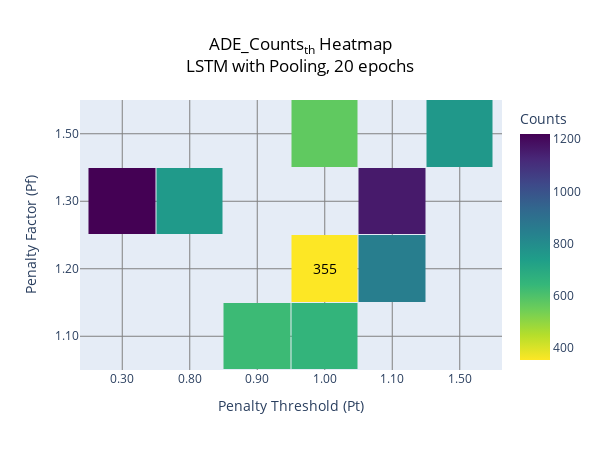

Notebook cell for this chart:
### Code cell
runs = [
    [0.8, 1.3, 752],
    [0.3, 1.3, 1220],
    [1,   1.2, 355],
    [1,   1.5, 570],
    [0.9, 1.1, 631],
    [1.1, 1.3, 1159],
    # 1.2 1.3
    [1.5, 1.5, 760],  
    [1.1, 1.2, 850],
    [1, 1.1, 654]
    ]
PT = [r[0] for r in runs]
PF = [r[1] for r in runs]
ADE = [r[2] for r in runs]
df = pd.DataFrame({'PT': PT, 'PF': PF, 'ADE': ADE})
# Use categorical axes: get all unique values as strings
all_PT = [f"{v:.2f}" for v in sorted(df['PT'].unique())]
all_PF = [f"{v:.2f}" for v in sorted(df['PF'].unique())]
# Create a grid with NaN
z = np.full((len(all_PF), len(all_PT)), np.nan)
for _, row in df.iterrows():
    i = all_PF.index(f"{row['PF']:.2f}")
    j = all_PT.index(f"{row['PT']:.2f}")
    z[i, j] = row['ADE']
fig = go.Figure(data=go.Heatmap(
    x=all_PT, y=all_PF, z=z,
    colorscale='Viridis_r',
    colorbar=dict(title='Counts'), showscale=True, xgap=1, ygap=1
))
fig.add_annotation(x=3, y=1, text=f"355", showarrow=False, font=dict(color="black", size=14))
fig.update_layout(
    xaxis_title="Penalty Threshold (Pt)",
    yaxis_title="Penalty Factor (Pf)",

    # title="ADE Counts (>thres) Heatmap (axis=categorical, missing=blank)",
    title=r'ADE_Counts<sub>th</sub> Heatmap<br>LSTM with Pooling, 20 epochs',
    title_font=dict(color="black"), title_x=0.5,  # Center the title

    xaxis=dict(
        type='category', showgrid=True, gridcolor='gray',
        gridwidth=1, tickmode='array', tickvals=all_PT, 
    ),
    yaxis=dict(
        type='category', showgrid=True, gridcolor='gray',
        gridwidth=1, tickmode='array', tickvals=all_PF,
        scaleanchor="x", scaleratio=1
    ),
    autosize=False, width=600, height=450,
)
fig.show()

### Figure 1 — Plotly figure (JSON) as saved in the notebook; plotly's stock layout.template omitted (floating-point values rounded to 4 significant figures)
{"data": [{"colorbar": {"title": {"text": "Counts"}}, "colorscale": [[0, "#fde725"], [0.1111, "#b5de2b"], [0.2222, "#6ece58"], [0.3333, "#35b779"], [0.4444, "#1f9e89"], [0.5556, "#26828e"], [0.6667, "#31688e"], [0.7778, "#3e4989"], [0.8889, "#482878"], [1, "#440154"]], "showscale": true, "type": "heatmap", "x": ["0.30", "0.80", "0.90", "1.00", "1.10", "1.50"], "xgap": 1, "y": ["1.10", "1.20", "1.30", "1.50"], "ygap": 1, "z": [[NaN, NaN, 631.0, 654.0, NaN, NaN], [NaN, NaN, NaN, 355.0, 850.0, NaN], [1220.0, 752.0, NaN, NaN, 1159.0, NaN], [NaN, NaN, NaN, 570.0, NaN, 760.0]]}], "layout": {"annotations": [{"font": {"color": "black", "size": 14}, "showarrow": false, "text": "355", "x": 3, "y": 1}], "autosize": false, "height": 450, "title": {"font": {"color": "black"}, "text": "ADE_Counts<sub>th</sub> Heatmap<br>LSTM with Pooling, 20 epochs", "x": 0.5}, "width": 600, "xaxis": {"gridcolor": "gray", "gridwidth": 1, "showgrid": true, "tickmode": "array", "tickvals": ["0.30", "0.80", "0.90", "1.00", "1.10", "1.50"], "title": {"text": "Penalty Threshold (Pt)"}, "type": "category"}, "yaxis": {"gridcolor": "gray", "gridwidth": 1, "scaleanchor": "x", "scaleratio": 1, "showgrid": true, "tickmode": "array", "tickvals": ["1.10", "1.20", "1.30", "1.50"], "title": {"text": "Penalty Factor (Pf)"}, "type": "category"}}}
